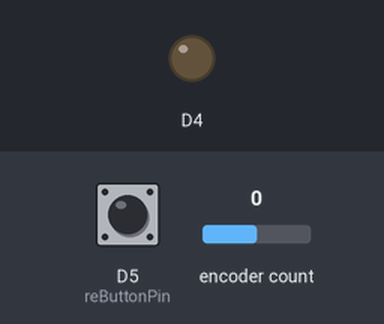
This sketch was run on a simulated ESP8266 (NodeMCU). Shown: output pins drawn as LEDs (lit = HIGH). Dashed ring = blinking. The test bench sets the inputs (shaded band); at power-on: D5 (reButtonPin) HIGH, encoder count 0. WiFi joins after 1.5 s; servers stay silent unless stated; what the sketch prints to the serial monitor is not drawn.

Above: at 2.8 s.
2.9 s: D5 (reButtonPin) pulled LOW for 1 s
At 3.02 s:
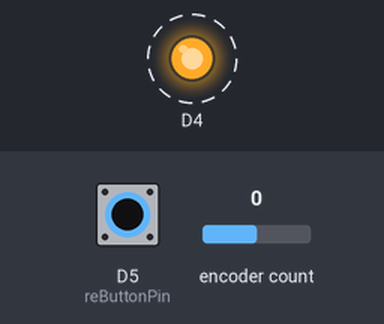
6.9 s: D5 (reButtonPin) pulled LOW for 0.15 s
At 8.1 s:
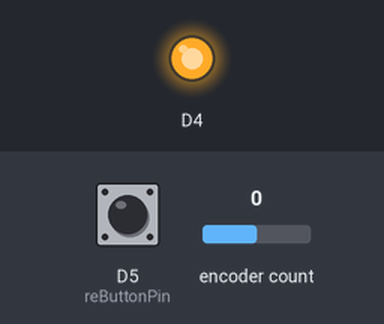
8.5 s: D5 (reButtonPin) pulled LOW for 3.2 s
At 11.8 s:
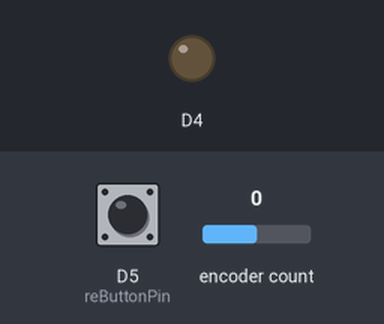
Timing chart, 0 to 13.3 s (numbered marks = the images above; inputs shaded):
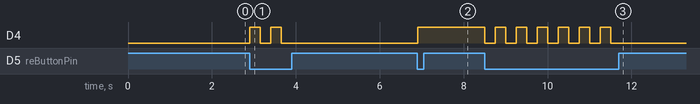

Measured:
- after the input at 2.9 s, D4: alternates HIGH for 0.25 s and LOW for 0.25 s, 4 changes in all, then stays LOW, starting at once
- after the input at 6.9 s, D4: LOW → HIGH at once
- after the input at 8.5 s, D4: alternates HIGH for 0.25 s and LOW for 0.25 s, 13 changes in all, then stays LOW, starting at once

The sketch:

RotaryEncoderWeb.ino
```cpp
// ----------------------------
// Standard Libraries
// ----------------------------

#include <ESP8266WiFi.h>
#include <WiFiClient.h>

// ----------------------------
// Additional Libraries - will need to be installed
// ----------------------------

#include <Encoder.h>
// Library for using the Rotary Encoder
// The original library by Paul Stoffregen does not work with
// interupts and the ESP8266 anymore, here is a modified version
// https://github.com/RLars/Encoder

// --------
// Rotary Encoder
// --------

const int reButtonPin = D5;
const int reDTPin = D2;
const int reCLKPin = D1;

long oldPosition = -999;
unsigned long reTurnAllowedTime = 0;

#define ENCODER_COOLDOWN 100

// ---------
// Wifi
// ----------

//------- Replace the following! ------
char ssid[] = "Mikrotik";          // your network SSID (name)
char password[] = "carolinebrian"; // your network key

WiFiClient client;

// Ip Address of computer
IPAddress server(192, 168, 1, 32);
#define SERVER_PORT 3000

int selectedWebCam = 0;

Encoder myEnc(reDTPin, reCLKPin);

void setup()
{
  Serial.begin(115200);

  pinMode(reButtonPin, INPUT_PULLUP); // is pulled HIGH, will be LOW when pressed
  pinMode(D4, OUTPUT);
  digitalWrite(D4, selectedWebCam); //active low

  // Connect to the WiFI
  WiFi.mode(WIFI_STA);
  WiFi.disconnect();
  delay(100);

  // Attempt to connect to Wifi network:
  Serial.print("Connecting Wifi: ");
  Serial.println(ssid);
  WiFi.begin(ssid, password);
  while (WiFi.status() != WL_CONNECTED)
  {
    Serial.print(".");
    delay(500);
  }
  Serial.println("");
  Serial.println("WiFi connected");
  Serial.println("IP address: ");
  IPAddress ip = WiFi.localIP();
  Serial.println(ip);

  // put your setup code here, to run once:
  // Get current Position
  oldPosition = myEnc.read();
}

void handleRotaryEncoderTurn()
{
  int amountSecondsChange = 5;

  long newPosition = myEnc.read();

  char command[30];

  if (newPosition > oldPosition)
  {
    //Increase
    sprintf(command, "/%s?camIndex=%d&value=%d", "adj", selectedWebCam, 5);
  }
  else if (newPosition < oldPosition)
  {
    //Decrease
    sprintf(command, "/%s?camIndex=%d&value=%d", "adj", selectedWebCam, -5);
  }

  if (reTurnAllowedTime < millis() && newPosition != oldPosition)
  {
    reTurnAllowedTime = millis() + ENCODER_COOLDOWN;
    Serial.print(command);
    char message[50];
    sprintf(message, "GET %s HTTP/1.0", command);

    if (client.connect(server, SERVER_PORT))
    {
      Serial.println("connected");
      // Make a HTTP request:
      client.println(message);
      client.println();
    }
  }

  oldPosition = newPosition;
}

void loop()
{
  handleRotaryEncoderTurn();

  if (digitalRead(reButtonPin) == LOW)
  {
    selectedWebCam = !selectedWebCam;
    digitalWrite(D4, selectedWebCam); //active low
    delay(250);
  }
}
```
